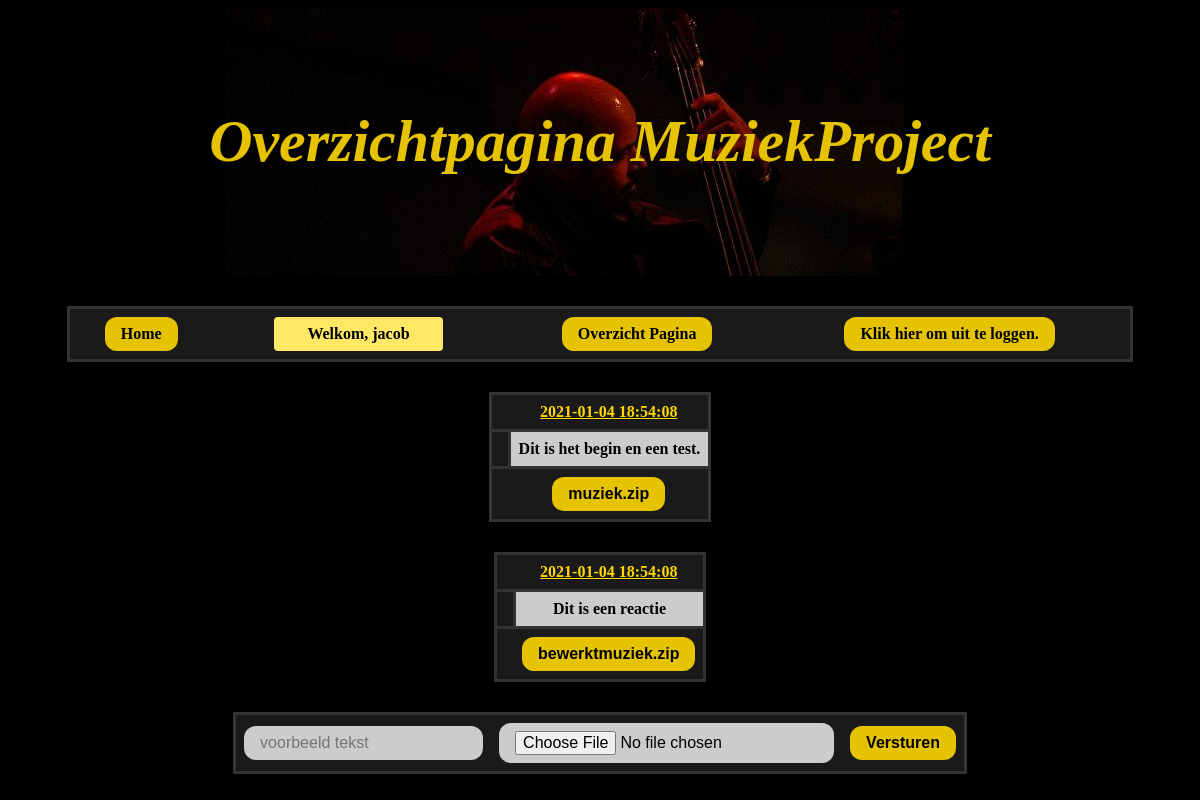
The page /frontend/overzicht.php (signed in) on the database as committed earlier.
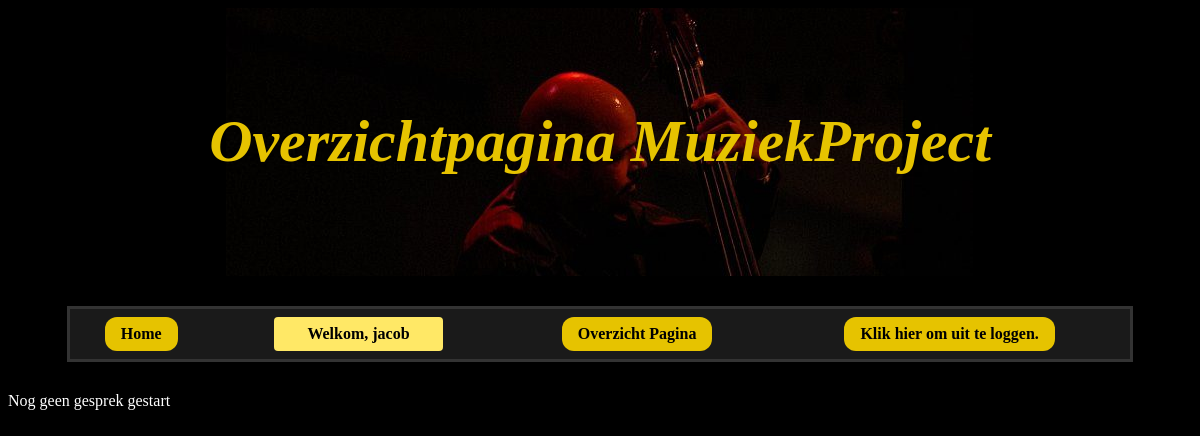
The same page on the database as committed later.
### tables this page shows
CREATE TABLE `comment` (
  `comment_ID` int(10) NOT NULL,
  `conversation_ID` int(10) NOT NULL,
  `comment` varchar(100) NOT NULL,
  `date` timestamp NOT NULL DEFAULT current_timestamp() ON UPDATE current_timestamp(),
  `user_ID` int(10) NOT NULL,
  `uploaded_file` varchar(100) NOT NULL
);

### frontend/overzicht.php (the view, shortened to what the changed rows need)
<!DOCTYPE html>
<html>
	<head>
		<link rel="stylesheet" href="css/style.css">
		<div class="header">
			<h1>Overzichtpagina MuziekProject</h1>
		</div>
	</head>
	<body>
		<table>
			<tr class="textbox_bottom">
				<th><a class="button" href="../index.php">Home</a></th>
		<?php
			require("../Backend/config.php");
			$connection = $db_connection;
			$SessionUser = $_SESSION['username'];
			$admin_status ="";
			$user_ID ="";
			$conversation_ID ="";
			$selectedCheck ="";
			if ($_SESSION != null)
			{
				echo "<th><div class=\"user_text\">Welkom, ". $_SESSION['username'] ."</div></th>";
			}
		?>
				<?php if ($_SESSION != null) : ?>
					<th><a class="button" href="overzicht.php">Overzicht Pagina</a></th>
					<th><a class="button" href="../backend/logout.php"> Klik hier om uit te loggen. </a></th>
				<?php endif; ?>
			</tr>
		</table>
		<?php
			$query_user_ID = "SELECT user_ID FROM user WHERE user_name='$SessionUser'";
			$query_user_ID_result = $connection->query($query_user_ID);
			if ($query_user_ID_result->num_rows > 0)
			{
				while($row1 = $query_user_ID_result->fetch_assoc())
				{
					$user_ID = $row1["user_ID"];
				}
				$query_admin_status = "SELECT admin FROM user WHERE user_ID='$user_ID'";
				$query_admin_status_result = $connection->query($query_admin_status);
				if ($query_admin_status_result->num_rows > 0)
				{
					while($row1 = $query_admin_status_result->fetch_assoc())
					{
						$admin_status = $row1["admin"];
					}
				}
				if ($admin_status == 1)
				{
					echo "<table class='textbox'>";
					$query_conversation_ID = "SELECT * FROM conversation";
					$query_conversation_ID_result = $connection->query($query_conversation_ID);
					if ($query_conversation_ID_result->num_rows > 0)
					{
						while($row1 = $query_conversation_ID_result->fetch_assoc())
						{
							$conversation_ID = $row1["conversation_ID"];
							$user_ID = $row1["user_ID"];
							$query_user_ID = "SELECT user_name FROM user WHERE user_ID='$user_ID'";
							$query_user_ID_result = $connection->query($query_user_ID);
							if ($query_user_ID_result->num_rows > 0)
							{
								while($row1 = $query_user_ID_result->fetch_assoc())
								{
									echo "<tr><th><div class=\"user_text\"> Gebruiker - <user>" . $row1["user_name"] . "</user></div></th>
									<th><a class='button' href=\"overzicht.php?gesprek=$conversation_ID\">Selecteer</a></th></tr>";
								}
							}
						}
					}
					echo "<tr class='textbox_bottom'><th><a class='button' href=\"register.php\">Register nieuwe gebruiker</a></th>
					<class='textbox_bottom'><th><a class='button' href=\"overzicht.php?nieuw_gesprek\">Begin nieuw gesprek</a></th></div></tr></table>";
					if (isset($_GET['gesprek']))
					{
						echo "<table style='width: auto;'><tr><th><a class='text-title'>Huidig, <user>Gesprek " . $_GET['gesprek'] . "</a></user></th></tr></table>";
					}
				}
				else if ($admin_status == 0)
				{
					$query_conversation_ID = "SELECT conversation_ID FROM conversation WHERE user_ID='$user_ID'";
					$query_conversation_ID_result = $connection->query($query_conversation_ID);
					if ($query_conversation_ID_result->num_rows > 0)
					{
						while($row1 = $query_conversation_ID_result->fetch_assoc())
						{
							$conversation_ID = $row1["conversation_ID"];
							chooseConversation($conversation_ID);
						}
					}
					else
					{
						echo "<tr><th>Nog geen gesprek gestart </th></tr>";
					}
				}
			}
			function chooseConversation($selectedConversation)
			{
				$conversation_ID = $selectedConversation;
				$selectedCheck = TRUE;
				selectedConversation();
			}
			function selectedConversation()
			{
				global $connection;
				global $selectedCheck;
				global $conversation_ID;
				if ($selectedCheck === TRUE)
				{
					$query_comment_conversation_ID = "SELECT * FROM comment WHERE conversation_ID='$conversation_ID'";
					$query_comment_conversation_ID_result = $connection->query($query_comment_conversation_ID);
					if ($query_comment_conversation_ID_result->num_rows > 0)
					{
						while($row1 = $query_comment_conversation_ID_result->fetch_assoc())
						{
							$message_owner ="";
							echo "<table class='user_gesprek'><tr class='textbox_bottom'><th></th><th>
							<a class='user'>" . $row1["date"]. "</a></th></tr>
							<tr><th class='textbox'><a class='user'>" . $message_owner. "</a></th>
							<th>" . $row1["comment"]. "</th></tr>";
							if($row1['uploaded_file'] != NULL)
							{
								echo '<tr class="textbox"><th><form action="" method="post" enctype="multipart/form-data">
									<input type=hidden value="' .$message_owner. '" name=fileOwner />
									<th><input class=button type=submit value="' .$row1['uploaded_file']. '" name=chosenFile /></th>
									</form></th></tr>';
							}
							echo "</table>";
						}
					}
					else
					{
						echo "<table class='textbox_bottom'><tr><th><a class='user'>Nog geen berichten geplaatst.</a></th></tr></table>";
					}
				}
				else
				{
				}
			}
		?>
		<table class="textbox_bottom" style="text-align: left; width: auto;">
			<tr>
				<?php if ($_SESSION != null && $conversation_ID != null && $selectedCheck == TRUE) : ?>
					<form action="../backend/upload.php" method="post" enctype="multipart/form-data">
						<th><input class="input" type="text" placeholder="voorbeeld tekst" name="comment" required="required"/></th>
						<th><input class="input" type="file" name="fileToUpload" value="" id="fileToUpload"></th>
						<th><input class="button" type="submit" value="Versturen" name="submit"></th>
					</form>
				<?php endif; ?>
			</tr>
		</table>
	</body>
</html>

Rows that differ between the two databases and show on the page:
no longer on this page (row edited): comment: date "2021-01-04 18:54:08", comment "Dit is het begin en een test.", chosenFile "muziek.zip"
no longer on this page (row edited): comment: date "2021-01-04 18:54:08", comment "Dit is een reactie", chosenFile "bewerktmuziek.zip"
Other text that changed with them:
form field submit: "Versturen" → (not shown)
text now shown: "Nog geen gesprek gestart"
